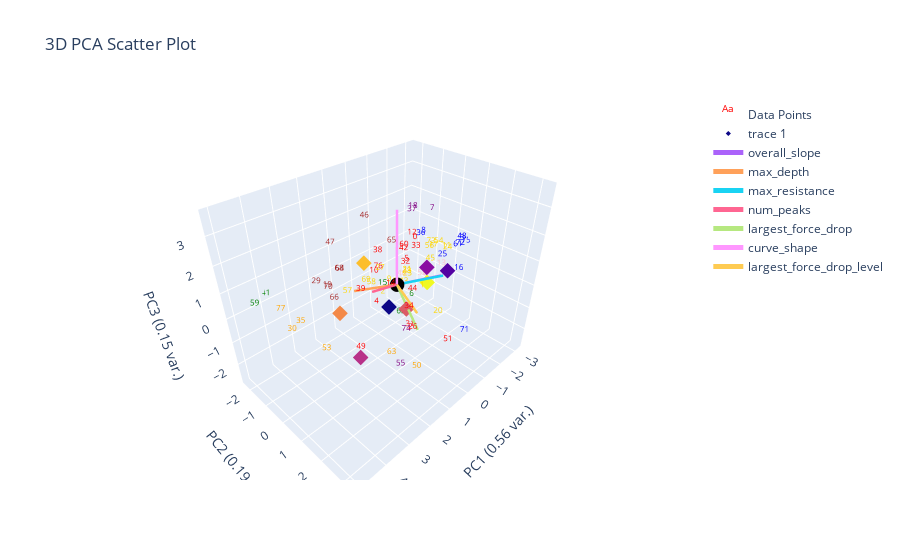

The cell this chart's notebook holds for it:
### Markdown cell above
# Using Marion's label means as centroids assigning nearest curves to point

### Code cell
def find_marions_labels_feature_means(marions_features_df: pd.DataFrame) -> pd.DataFrame:
    meta_data_cols = ['filenames', 'feifeis_ylabels', 'liams_ylabels', 'distances']
    marions_features_df = marions_features_df.drop(meta_data_cols, axis=1)
    marions_labels_mean_df = pd.DataFrame(columns=marions_features_df.columns)
    for label_num, label_name in enumerate(uniques):
        label_features = marions_features_df[marions_features_df['encoded'] == label_num]
        mean_series = label_features.drop(['encoded', 'marions_ylabels'], axis=1).mean(axis=0) # drop cols for mean calculation
        label_features_mean_df = pd.DataFrame([mean_series], columns=marions_features_df.columns)
        label_features_mean_df['marions_ylabels'] = label_name
        label_features_mean_df['encoded'] = label_num
        marions_labels_mean_df = pd.concat([marions_labels_mean_df, label_features_mean_df], axis=0)
    return marions_labels_mean_df.reset_index().drop('index', axis=1)

marions_labels_mean_df = find_marions_labels_feature_means(marions_features_df)

def euclidean_distance(x: pd.DataFrame, y: pd.DataFrame) -> float:
    inner_sum = 0
    for idx in range(len(x)):
        inner_sum += (y.iloc[idx] - x.iloc[idx])**2
    return math.sqrt(inner_sum)

psuedo_label_list = []
psuedo_labeled_features_df = clustering_features_df.copy()
for i, depth_res_curve in psuedo_labeled_features_df.iterrows():
    min_distance = float('inf')
    min_distance_label = ''
    for j, marions_label_mean in marions_features_df.iterrows():
        curve_to_label_mean_distance = euclidean_distance(depth_res_curve, marions_label_mean)
        if curve_to_label_mean_distance < min_distance:
            min_distance = curve_to_label_mean_distance
            min_distance_label = marions_label_mean['marions_ylabels']
    psuedo_label_list.append(min_distance_label)
psuedo_labeled_features_df['marions_pseudo_labels'] = psuedo_label_list


psuedo_labeled_features_df['encoded'], uniques = pd.factorize(psuedo_labeled_features_df['marions_pseudo_labels'])
plotting.plot_pca(clustering_features_df, psuedo_labeled_features_df['encoded'], 3, 
                  graph_title='marions_psuedo_labels', kmeans_centroids=marions_labels_mean_df.drop(['marions_ylabels', 'encoded'], axis=1))

### Figure 1 — Plotly figure (JSON) as saved in the notebook; plotly's stock layout.template omitted (floating-point values rounded to 4 significant figures)
{"data": [{"mode": "text", "name": "Data Points", "text": ["0", "1", "2", "3", "4", "5", "6", "7", "8", "9", "10", "11", "12", "13", "14", "15", "16", "17", "18", "19", "20", "21", "22", "23", "24", "25", "26", "27", "28", "29", "30", "31", "32", "33", "34", "35", "36", "37", "38", "39", "40", "41", "42", "43", "44", "45", "46", "47", "48", "49", "50", "51", "52", "53", "54", "55", "56", "57", "58", "59", "60", "61", "62", "63", "64", "65", "66", "67", "68", "69", "70", "71", "72", "73", "74", "75", "76", "77"], "textfont": {"color": ["red", "gold", "gold", "blue", "red", "red", "green", "purple", "blue", "gold", "red", "gold", "red", "pink", "red", "green", "blue", "gold", "purple", "brown", "gold", "gold", "gold", "gold", "gold", "blue", "red", "gold", "gold", "brown", "orange", "red", "red", "red", "red", "orange", "blue", "purple", "red", "red", "pink", "green", "red", "gold", "red", "gold", "brown", "brown", "blue", "red", "orange", "red", "pink", "orange", "gold", "purple", "gold", "gold", "gold", "green", "red", "blue", "green", "orange", "brown", "brown", "brown", "pink", "brown", "gold", "brown", "blue", "blue", "gold", "purple", "blue", "red", "orange"], "size": 8}, "type": "scatter3d", "x": [-1.384, -0.9617, 0.116, -2.997, 2.252, -1.153, -1.401, -1.881, -1.661, -0.3491, -0.1394, -2.456, -1.297, -2.364, 1.935, -0.3693, -1.887, -2.014, -1.281, 1.583, -0.8553, -0.7825, -0.2737, -0.7862, -2.529, -1.566, 1.222, 0.5107, -0.5223, 2.107, 4.807, 0.8845, -1.11, -1.44, 1.661, 3.884, -1.583, -1.238, -0.1971, 2.117, -1.031, 3.946, -1.038, -0.1342, 1.511, -1.948, 2.439, 1.708, -2.974, 3.24, 1.021, 1.219, -1.706, 3.336, -2.249, 1.591, -1.889, 0.9545, 0.1123, 5.007, -1.045, -2.855, -1.03, 1.838, 1.371, 0.2798, 2.754, -1.878, 1.472, 0.287, 1.856, 0.07084, -2.954, -1.932, 1.336, -3.156, -0.1587, 4.028], "y": [-0.4326, 0.3681, -0.6053, 0.5285, 1.317, -0.6009, -0.5059, -0.1065, -0.2683, -0.7427, -1.333, 0.2167, -0.4975, 0.1403, 1.609, -1.103, 1.304, -0.04116, -0.4794, -2.027, 1.291, -0.2729, -0.2657, -0.2147, 0.2484, 0.751, 1.9, -0.331, -0.002087, -1.968, 0.604, 1.45, -0.6211, -0.4153, 2.105, -0.4227, -0.3262, -0.5025, -1.186, 0.4541, -0.7413, -2.325, -0.6712, 0.2028, 2.084, -0.1089, 1.095, -1.491, 0.5329, 1.655, 1.987, 3.286, -0.267, 0.03586, 0.02436, 1.746, -0.1325, -1.662, -1.236, -0.9546, -0.6576, 0.4405, -0.7227, 1.561, -1.494, -0.0005907, -0.1006, -0.161, -1.401, -1.332, -1.625, 3.089, 0.5091, -0.1019, 1.725, 0.6192, -1.131, -1.288], "z": [0.7885, -0.7765, -1.004, 0.4935, 0.7645, -0.1223, -1.878, 1.908, 1.021, -0.7509, -0.5365, 0.2395, 0.9907, -0.5517, 1.421, -1.112, 0.007296, 0.3721, 2.065, -0.687, -1.414, -0.2907, -0.5662, -0.4392, 0.1569, 0.484, -0.5275, 0.376, -0.1083, -0.2245, 0.8107, -0.8931, -0.2485, 0.4036, 0.69, -0.07166, 0.9206, 1.948, 0.4091, 0.703, -0.8203, 0.03064, 0.3588, -0.2563, 1.253, -0.252, 3.624, 1.414, 0.5648, -0.2106, -2.383, -0.1636, -0.888, -1.302, 0.4525, -2.034, 0.3284, -1.096, -0.9024, 0.9481, 0.5181, 0.2295, -2.691, -1.457, 0.1914, 1.515, 0.407, -0.8832, 0.2923, -0.747, -0.43, -0.6322, 0.2803, 0.5239, -0.6501, 0.3455, -0.257, 0.006694]}, {"marker": {"color": [0, 1, 2, 3, 4, 5, 6, 7], "size": 4, "symbol": "diamond"}, "mode": "markers", "type": "scatter3d", "x": [1.299, -1.532, -1.493, 2.52, 0.5632, 1.458, 1.824, -1.878], "y": [0.8941, 1.026, 0.09569, 0.7902, 0.9895, -1.524, 0.3313, -0.161], "z": [0.1884, 0.3595, 0.1039, -1.303, -0.2454, -1.33, 1.849, -0.8832]}, {"marker": {"color": "black", "size": 5}, "mode": "markers", "name": "Origin", "showlegend": false, "type": "scatter3d", "x": [0], "y": [0], "z": [0]}, {"line": {"width": 5}, "mode": "lines+text", "name": "overall_slope", "textposition": "top center", "type": "scatter3d", "x": [0, -1.395], "y": [0, 0.8657], "z": [0, 0.1397]}, {"line": {"width": 5}, "mode": "lines+text", "name": "max_depth", "textposition": "top center", "type": "scatter3d", "x": [0, 1.398], "y": [0, -0.7057], "z": [0, 0.06372]}, {"line": {"width": 5}, "mode": "lines+text", "name": "max_resistance", "textposition": "top center", "type": "scatter3d", "x": [0, -1.317], "y": [0, 1.013], "z": [0, 0.2419]}, {"line": {"width": 5}, "mode": "lines+text", "name": "num_peaks", "textposition": "top center", "type": "scatter3d", "x": [0, 1.264], "y": [0, 0.06835], "z": [0, 0.3507]}, {"line": {"width": 5}, "mode": "lines+text", "name": "largest_force_drop", "textposition": "top center", "type": "scatter3d", "x": [0, 0.9168], "y": [0, 1.843], "z": [0, -0.4571]}, {"line": {"width": 5}, "mode": "lines+text", "name": "curve_shape", "textposition": "top center", "type": "scatter3d", "x": [0, 0.05315], "y": [0, 0.0112], "z": [0, 2.919]}, {"line": {"width": 5}, "mode": "lines+text", "name": "largest_force_drop_level", "textposition": "top center", "type": "scatter3d", "x": [0, 0.9612], "y": [0, 1.823], "z": [0, 0.2549]}], "layout": {"autosize": true, "scene": {"xaxis": {"title": {"text": "PC1 (0.56 var.)"}}, "yaxis": {"title": {"text": "PC2 (0.19 var.)"}}, "zaxis": {"title": {"text": "PC3 (0.15 var.)"}}}, "title": {"text": "3D PCA Scatter Plot"}}}
